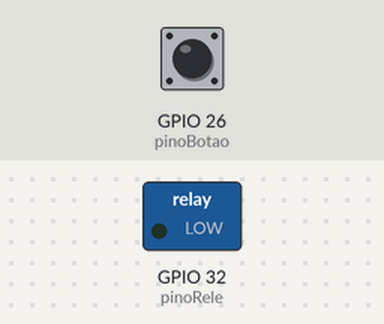
A sketch run on a simulated ESP32. On the bench: switched loads named in the sketch (green lamp = pin HIGH). Dashed ring = blinking. The inputs (shaded band) are chosen by the test bench; at power-on: GPIO 26 (pinoBotao) HIGH. WiFi joins after 1.5 s; servers stay silent unless stated; uploads are accepted with an empty reply; what the sketch prints to the serial monitor is not drawn.

Above: at 2.7 s.
2.8 s: GPIO 26 (pinoBotao) pulled LOW for 1 s
At 4.6 s:
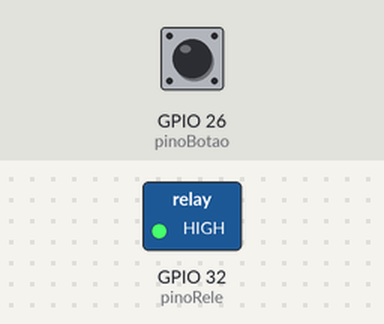
5.3 s: GPIO 26 (pinoBotao) pulled LOW for 0.15 s
At 5.8 s:
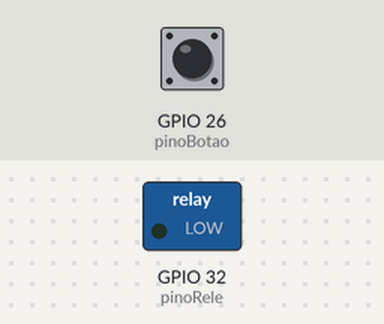
6.9 s: GPIO 26 (pinoBotao) pulled LOW for 3.2 s
At 7.17 s:
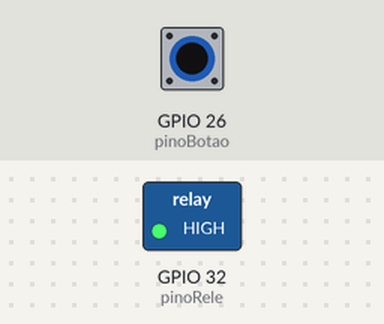
Timing chart, 0 to 11.2 s (numbered marks = the images above; inputs shaded):
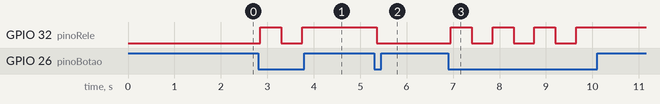

The sketch:

sketch.ino
```cpp
#include <WiFi.h>
#include <HTTPClient.h>
#include <WiFiClientSecure.h>

// Configurações de Rede
const char* ssid = "Wokwi-GUEST";
const char* password = "";
const char* serverUrl = "https://jubilant-space-goggles-jprq9xq56wjhqv9q-8000.app.github.dev/data";

// Pinos
const int pinoRele = 32;
const int pinoBotao = 26;

// Variáveis de controle
bool estadoRele = false;
bool ultimoEstadoBotao = HIGH;
unsigned long tempoUltimoDebounce = 0;
unsigned long delayDebounce = 50;

void connectWiFi() {
  if (WiFi.status() == WL_CONNECTED) return;
  Serial.print("Conectando ao WiFi");
  WiFi.begin(ssid, password);
  while (WiFi.status() != WL_CONNECTED) {
    delay(500);
    Serial.print(".");
  }
  Serial.println("\nConectado!");
}

// Função ajustada: recebe float (número) e monta o JSON com string
void enviarDados(float consumoWatts) {
  if (WiFi.status() == WL_CONNECTED) {
    WiFiClientSecure client;
    client.setInsecure();

    HTTPClient http;
    http.begin(client, serverUrl);
    http.addHeader("Content-Type", "application/json");

    // Montagem do JSON - Convertendo o float para String
    String json = "{";
    json += "\"endereco\": \"Sala Principal\",";
    json += "\"corrente\": " + String(consumoWatts) + ",";
    json += "\"id\": \"1\",";
    json += "\"data\": \"2026/03/10\"";
    json += "}";

    int httpResponseCode = http.POST(json);

    if (httpResponseCode > 0) {
      Serial.printf("Envio OK! Status: %d\n", httpResponseCode);
    } else {
      Serial.printf("Erro no envio: %s\n", http.errorToString(httpResponseCode).c_str());
    }
    http.end();
  }
}

void setup() {
  Serial.begin(115200);

  pinMode(pinoRele, OUTPUT);
  digitalWrite(pinoRele, LOW);

  pinMode(pinoBotao, INPUT_PULLUP);

  connectWiFi();
  Serial.println("Sistema pronto. Aperte o botão para alternar o Relé.");
}

void loop() {
  // Tenta reconectar se cair, mas sem travar o loop principal
  if (WiFi.status() != WL_CONNECTED) {
    connectWiFi();
  }

  int leitura = digitalRead(pinoBotao);

  if (leitura != ultimoEstadoBotao) {
    tempoUltimoDebounce = millis();
  }

  if ((millis() - tempoUltimoDebounce) > delayDebounce) {
    // Lógica para ligar (Botão pressionado e Rele estava desligado)
    if (leitura == LOW && estadoRele == false) {
      estadoRele = true;
      digitalWrite(pinoRele, HIGH); // Liga o LED/Rele imediatamente
      Serial.println(">>> LIGADO via Botão");
      enviarDados(10.5); // Passando um número float
      delay(250); // Debounce extra para evitar repetição
    }
    // Lógica para desligar (Botão pressionado e Rele estava ligado)
    else if (leitura == LOW && estadoRele == true) {
      estadoRele = false;
      digitalWrite(pinoRele, LOW); // Desliga o LED/Rele imediatamente
      Serial.println(">>> DESLIGADO via Botão");
      enviarDados(0.0); // Passando um número float
      delay(250);
    }
  }

  ultimoEstadoBotao = leitura;
}
```

Measured:
- after the input at 2.8 s, GPIO 32 (pinoRele): LOW → HIGH after 0.05 s, → LOW 0.45 s later, → HIGH 0.45 s later
- after the input at 5.3 s, GPIO 32 (pinoRele): HIGH → LOW after 0.05 s
- after the input at 6.9 s, GPIO 32 (pinoRele): alternates HIGH for 0.45 s and LOW for 0.45 s, 7 changes in all, then stays HIGH, starting after 0.05 s
